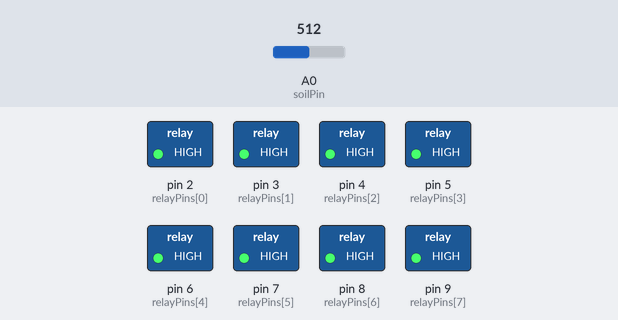
Bench run of a sketch on a simulated Arduino Uno, built with avr-gcc and run on an emulated ATmega328P. Shown: switched loads named in the sketch (green lamp = pin HIGH). The inputs (shaded band) are chosen by the test bench; at power-on: A0 (soilPin) = 512. The local clock reads 2024-03-15 10:24:30 at power-on unless the sketch sets it; what the sketch prints to the serial monitor is not drawn.

Above: at 0.5 s.
At 1.3 s:
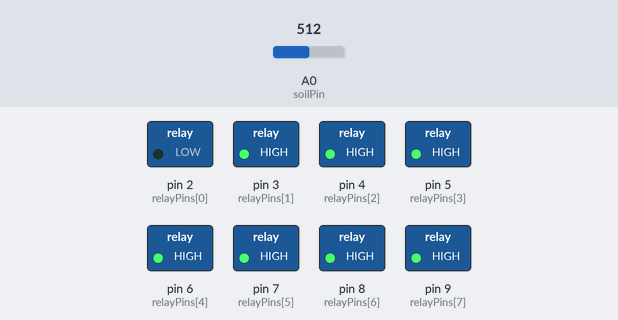
At 4.3 s:
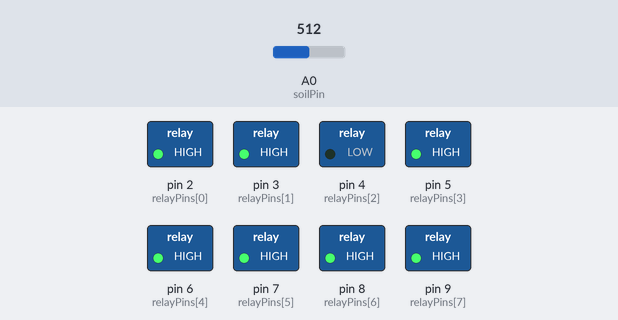
At 7.4 s:
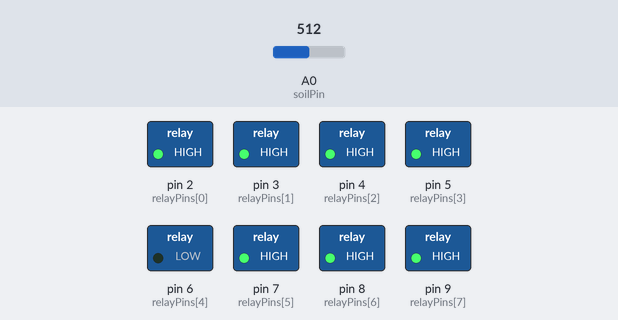
At 10.4 s:
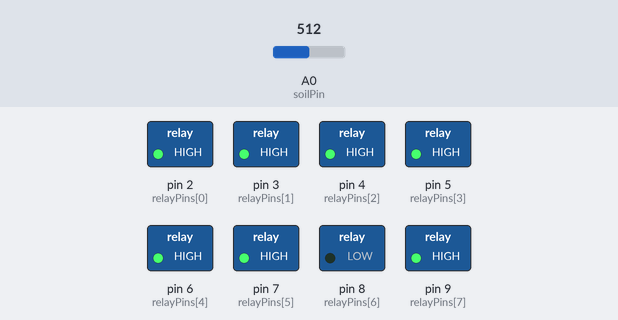
At 15.0 s:
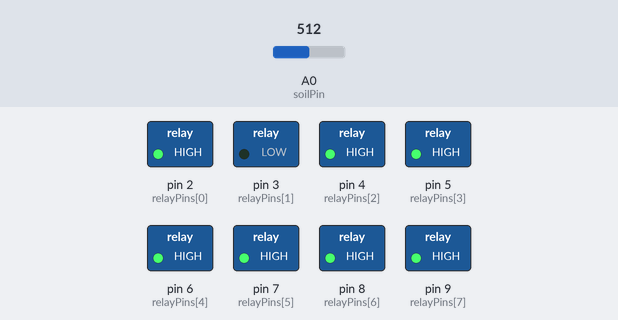
Timing chart, 0 to 15.9 s (numbered marks = the images above):
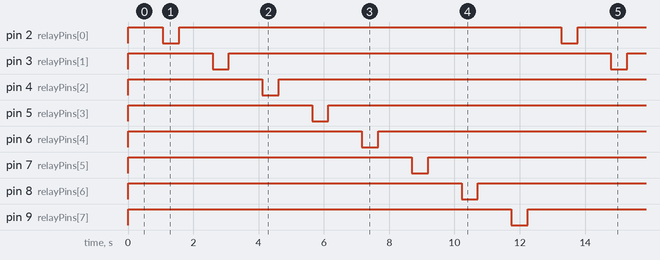

Measured:
- by itself, pin 2 (relayPins[0]), pin 3 (relayPins[1]), pin 4 (relayPins[2]), pin 5 (relayPins[3]), pin 6 (relayPins[4]), pin 7 (relayPins[5]), pin 8 (relayPins[6]), pin 9 (relayPins[7]): alternates HIGH for 11.7 s and LOW for 0.50 s
- by itself, everything shown: repeats every 12.2 s, in 16 steps

The sketch:

VerdantCellPhase1.1Checkouts__1_.ino
```cpp
#include <Wire.h>
#include "RTClib.h"

RTC_DS3231 rtc;

const int soilPin = A0;
const int relayPins[8] = {2, 3, 4, 5, 6, 7, 8, 9};

// === Timing settings ===
unsigned long lastRelayTest = 0;
unsigned long relayDelay = 1000;
int currentRelay = 0;

void setup() {
  Serial.begin(9600);
  Wire.begin();

  // --- RTC INIT ---
  if (!rtc.begin()) {
    Serial.println("⚠️ Couldn't find RTC. Check wiring!");
    while (1);
  }

  if (rtc.lostPower()) {
    Serial.println("RTC lost power, setting time to compile time...");
    rtc.adjust(DateTime(F(__DATE__), F(__TIME__)));
  }

  // --- RELAY INIT ---
  for (int i = 0; i < 8; i++) {
    pinMode(relayPins[i], OUTPUT);
    digitalWrite(relayPins[i], HIGH); // OFF
  }

  Serial.println("System initialized. Starting loop...");
}

void loop() {
  // --- RTC ---
  DateTime now = rtc.now();
  Serial.print("[TIME] ");
  printDateTime(now);

  // --- SOIL SENSOR ---
  int sensorValue = analogRead(soilPin);
  int moisturePercent = map(sensorValue, 1023, 300, 0, 100);
  moisturePercent = constrain(moisturePercent, 0, 100);
  Serial.print("[SOIL] Value: ");
  Serial.print(sensorValue);
  Serial.print(" → Moisture: ");
  Serial.print(moisturePercent);
  Serial.println("%");

  // --- RELAY TEST ---
  unsigned long nowMillis = millis();
  if (nowMillis - lastRelayTest >= relayDelay) {
    Serial.print("[RELAY] Firing Relay ");
    Serial.println(currentRelay + 1);

    // Turn ON
    digitalWrite(relayPins[currentRelay], LOW);
    delay(500); // On for half a second
    digitalWrite(relayPins[currentRelay], HIGH); // Turn OFF

    currentRelay++;
    if (currentRelay >= 8) {
      currentRelay = 0;
      Serial.println("[RELAY] Full cycle complete\n");
    }

    lastRelayTest = nowMillis;
  }

  delay(1000); // Main loop pacing
}

void printDateTime(DateTime dt) {
  Serial.print(dt.year());
  Serial.print('/');
  Serial.print(dt.month());
  Serial.print('/');
  Serial.print(dt.day());
  Serial.print(" ");
  Serial.print(dt.hour());
  Serial.print(':');
  Serial.print(dt.minute());
  Serial.print(':');
  Serial.println(dt.second());
}
```
